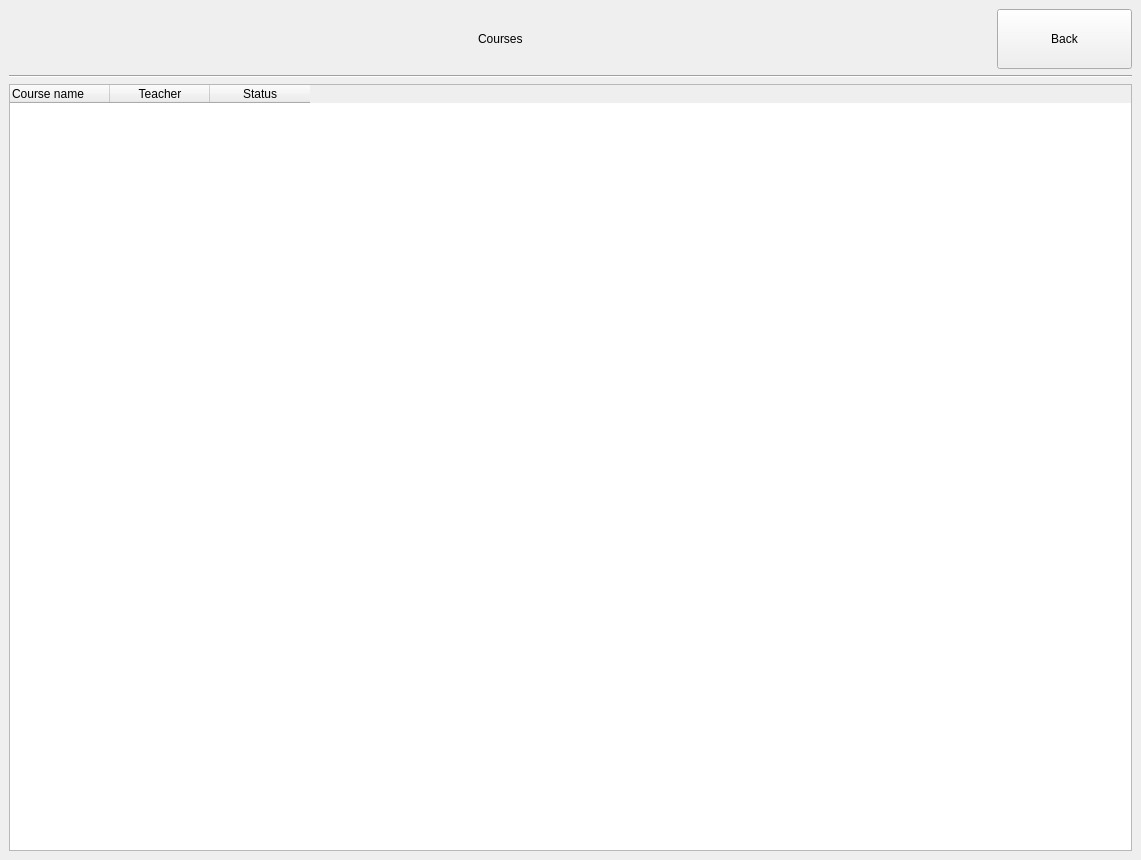
<?xml version="1.0" encoding="UTF-8"?>
<ui version="4.0">
 <class>MainWindow</class>
 <widget class="QMainWindow" name="MainWindow">
  <property name="geometry">
   <rect>
    <x>0</x>
    <y>0</y>
    <width>1141</width>
    <height>860</height>
   </rect>
  </property>
  <property name="minimumSize">
   <size>
    <width>1140</width>
    <height>860</height>
   </size>
  </property>
  <property name="maximumSize">
   <size>
    <width>1920</width>
    <height>1080</height>
   </size>
  </property>
  <property name="windowTitle">
   <string>MainWindow</string>
  </property>
  <widget class="QWidget" name="centralwidget">
   <layout class="QVBoxLayout" name="verticalLayout_2">
    <item>
     <layout class="QHBoxLayout" name="horizontalLayout">
      <item>
       <spacer name="horizontalSpacer_2">
        <property name="orientation">
         <enum>Qt::Horizontal</enum>
        </property>
        <property name="sizeHint" stdset="0">
         <size>
          <width>40</width>
          <height>20</height>
         </size>
        </property>
       </spacer>
      </item>
      <item>
       <widget class="QLabel" name="label">
        <property name="text">
         <string>Courses</string>
        </property>
       </widget>
      </item>
      <item>
       <spacer name="horizontalSpacer">
        <property name="orientation">
         <enum>Qt::Horizontal</enum>
        </property>
        <property name="sizeHint" stdset="0">
         <size>
          <width>40</width>
          <height>20</height>
         </size>
        </property>
       </spacer>
      </item>
      <item>
       <widget class="QPushButton" name="Back_Button">
        <property name="sizePolicy">
         <sizepolicy hsizetype="Expanding" vsizetype="Expanding">
          <horstretch>0</horstretch>
          <verstretch>0</verstretch>
         </sizepolicy>
        </property>
        <property name="minimumSize">
         <size>
          <width>80</width>
          <height>50</height>
         </size>
        </property>
        <property name="maximumSize">
         <size>
          <width>135</width>
          <height>60</height>
         </size>
        </property>
        <property name="text">
         <string>Back</string>
        </property>
       </widget>
      </item>
     </layout>
    </item>
    <item>
     <widget class="Line" name="line">
      <property name="orientation">
       <enum>Qt::Horizontal</enum>
      </property>
     </widget>
    </item>
    <item>
     <layout class="QVBoxLayout" name="verticalLayout">
      <item>
       <widget class="QTableWidget" name="tableWidget">
        <property name="minimumSize">
         <size>
          <width>1120</width>
          <height>730</height>
         </size>
        </property>
        <column>
         <property name="text">
          <string>Course name</string>
         </property>
         <property name="textAlignment">
          <set>AlignLeading|AlignVCenter</set>
         </property>
        </column>
        <column>
         <property name="text">
          <string>Teacher</string>
         </property>
        </column>
        <column>
         <property name="text">
          <string>Status</string>
         </property>
        </column>
       </widget>
      </item>
     </layout>
    </item>
   </layout>
  </widget>
 </widget>
 <resources/>
 <connections/>
</ui>
